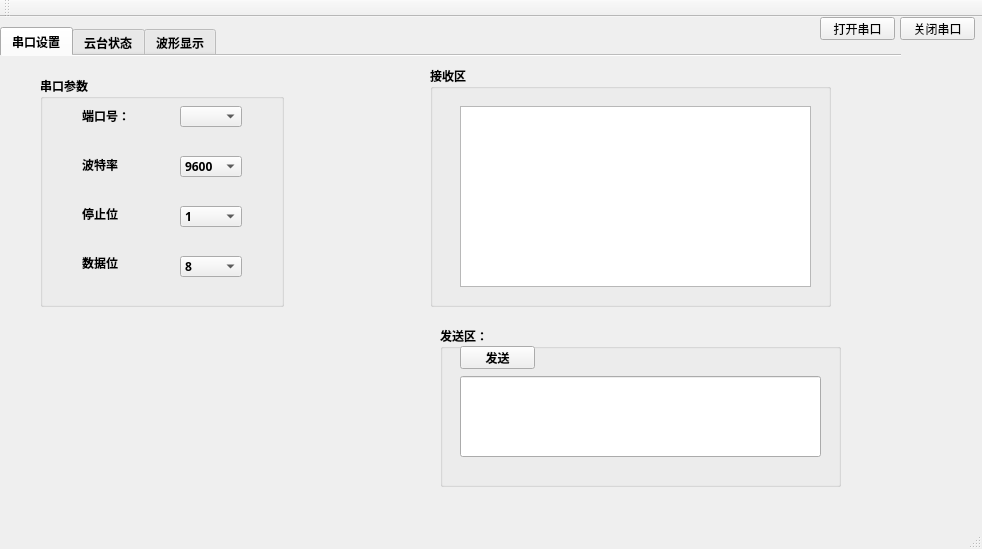
<?xml version="1.0" encoding="UTF-8"?>
<ui version="4.0">
 <class>MainWindow</class>
 <widget class="QMainWindow" name="MainWindow">
  <property name="enabled">
   <bool>true</bool>
  </property>
  <property name="geometry">
   <rect>
    <x>0</x>
    <y>0</y>
    <width>982</width>
    <height>549</height>
   </rect>
  </property>
  <property name="windowTitle">
   <string>无人机吊舱地面站V1.0</string>
  </property>
  <property name="windowIcon">
   <iconset resource="icon.qrc">
    <normaloff>:/file/image/Paper_airplane_24px_1181455_easyicon.net.ico</normaloff>:/file/image/Paper_airplane_24px_1181455_easyicon.net.ico</iconset>
  </property>
  <property name="animated">
   <bool>true</bool>
  </property>
  <property name="tabShape">
   <enum>QTabWidget::Triangular</enum>
  </property>
  <widget class="QWidget" name="centralWidget">
   <widget class="QTabWidget" name="tabWidget">
    <property name="geometry">
     <rect>
      <x>0</x>
      <y>10</y>
      <width>901</width>
      <height>511</height>
     </rect>
    </property>
    <property name="font">
     <font>
      <family>仿宋</family>
      <weight>75</weight>
      <bold>true</bold>
      <underline>false</underline>
     </font>
    </property>
    <property name="focusPolicy">
     <enum>Qt::TabFocus</enum>
    </property>
    <property name="contextMenuPolicy">
     <enum>Qt::DefaultContextMenu</enum>
    </property>
    <property name="acceptDrops">
     <bool>false</bool>
    </property>
    <property name="layoutDirection">
     <enum>Qt::LeftToRight</enum>
    </property>
    <property name="styleSheet">
     <string notr="true"/>
    </property>
    <property name="tabPosition">
     <enum>QTabWidget::North</enum>
    </property>
    <property name="tabShape">
     <enum>QTabWidget::Rounded</enum>
    </property>
    <property name="currentIndex">
     <number>0</number>
    </property>
    <property name="elideMode">
     <enum>Qt::ElideRight</enum>
    </property>
    <property name="usesScrollButtons">
     <bool>false</bool>
    </property>
    <property name="documentMode">
     <bool>true</bool>
    </property>
    <property name="tabsClosable">
     <bool>false</bool>
    </property>
    <property name="movable">
     <bool>false</bool>
    </property>
    <property name="tabBarAutoHide">
     <bool>false</bool>
    </property>
    <widget class="QWidget" name="tab_settings">
     <attribute name="title">
      <string>串口设置</string>
     </attribute>
     <attribute name="toolTip">
      <string>&lt;html&gt;&lt;head/&gt;&lt;body&gt;&lt;p&gt;111&lt;/p&gt;&lt;/body&gt;&lt;/html&gt;</string>
     </attribute>
     <widget class="QGroupBox" name="groupBox_3">
      <property name="geometry">
       <rect>
        <x>430</x>
        <y>10</y>
        <width>401</width>
        <height>241</height>
       </rect>
      </property>
      <property name="title">
       <string>接收区</string>
      </property>
      <widget class="QTextBrowser" name="ReceivedText">
       <property name="geometry">
        <rect>
         <x>30</x>
         <y>40</y>
         <width>351</width>
         <height>181</height>
        </rect>
       </property>
      </widget>
     </widget>
     <widget class="QGroupBox" name="groupBox_2">
      <property name="geometry">
       <rect>
        <x>440</x>
        <y>270</y>
        <width>401</width>
        <height>161</height>
       </rect>
      </property>
      <property name="title">
       <string>发送区：</string>
      </property>
      <widget class="QLineEdit" name="SendText">
       <property name="geometry">
        <rect>
         <x>20</x>
         <y>50</y>
         <width>361</width>
         <height>81</height>
        </rect>
       </property>
      </widget>
      <widget class="QPushButton" name="SendButton">
       <property name="geometry">
        <rect>
         <x>20</x>
         <y>20</y>
         <width>75</width>
         <height>23</height>
        </rect>
       </property>
       <property name="text">
        <string>发送</string>
       </property>
      </widget>
     </widget>
     <widget class="QGroupBox" name="groupBox_7">
      <property name="geometry">
       <rect>
        <x>40</x>
        <y>20</y>
        <width>244</width>
        <height>231</height>
       </rect>
      </property>
      <property name="font">
       <font>
        <weight>75</weight>
        <bold>true</bold>
       </font>
      </property>
      <property name="title">
       <string>串口参数</string>
      </property>
      <widget class="QComboBox" name="comboBox_portName">
       <property name="geometry">
        <rect>
         <x>140</x>
         <y>30</y>
         <width>62</width>
         <height>21</height>
        </rect>
       </property>
      </widget>
      <widget class="QComboBox" name="comboBox_Bandrate">
       <property name="geometry">
        <rect>
         <x>140</x>
         <y>80</y>
         <width>62</width>
         <height>21</height>
        </rect>
       </property>
       <item>
        <property name="text">
         <string>9600</string>
        </property>
       </item>
       <item>
        <property name="text">
         <string>3200</string>
        </property>
       </item>
       <item>
        <property name="text">
         <string>115200</string>
        </property>
       </item>
      </widget>
      <widget class="QComboBox" name="comboBox_Stopbit">
       <property name="geometry">
        <rect>
         <x>140</x>
         <y>130</y>
         <width>62</width>
         <height>21</height>
        </rect>
       </property>
       <item>
        <property name="text">
         <string>1</string>
        </property>
       </item>
       <item>
        <property name="text">
         <string>1.5</string>
        </property>
       </item>
       <item>
        <property name="text">
         <string>2</string>
        </property>
       </item>
      </widget>
      <widget class="QLabel" name="label">
       <property name="geometry">
        <rect>
         <x>42</x>
         <y>32</y>
         <width>52</width>
         <height>16</height>
        </rect>
       </property>
       <property name="text">
        <string>端口号：</string>
       </property>
      </widget>
      <widget class="QLabel" name="label_2">
       <property name="geometry">
        <rect>
         <x>42</x>
         <y>81</y>
         <width>39</width>
         <height>16</height>
        </rect>
       </property>
       <property name="text">
        <string>波特率</string>
       </property>
      </widget>
      <widget class="QLabel" name="label_3">
       <property name="geometry">
        <rect>
         <x>42</x>
         <y>130</y>
         <width>39</width>
         <height>16</height>
        </rect>
       </property>
       <property name="text">
        <string>停止位</string>
       </property>
      </widget>
      <widget class="QLabel" name="label_4">
       <property name="geometry">
        <rect>
         <x>42</x>
         <y>179</y>
         <width>39</width>
         <height>16</height>
        </rect>
       </property>
       <property name="text">
        <string>数据位</string>
       </property>
      </widget>
      <widget class="QComboBox" name="comboBox_databit">
       <property name="geometry">
        <rect>
         <x>140</x>
         <y>180</y>
         <width>62</width>
         <height>21</height>
        </rect>
       </property>
       <item>
        <property name="text">
         <string>8</string>
        </property>
       </item>
       <item>
        <property name="text">
         <string>7</string>
        </property>
       </item>
       <item>
        <property name="text">
         <string>6</string>
        </property>
       </item>
       <item>
        <property name="text">
         <string>5</string>
        </property>
       </item>
      </widget>
     </widget>
    </widget>
    <widget class="QWidget" name="tab_4">
     <attribute name="title">
      <string>云台状态</string>
     </attribute>
     <widget class="QGroupBox" name="groupBox">
      <property name="geometry">
       <rect>
        <x>10</x>
        <y>20</y>
        <width>241</width>
        <height>181</height>
       </rect>
      </property>
      <property name="title">
       <string>横滚</string>
      </property>
      <widget class="QTextEdit" name="Roll_Display">
       <property name="geometry">
        <rect>
         <x>100</x>
         <y>20</y>
         <width>101</width>
         <height>31</height>
        </rect>
       </property>
      </widget>
      <widget class="QTextEdit" name="Pitch_Display">
       <property name="geometry">
        <rect>
         <x>100</x>
         <y>80</y>
         <width>101</width>
         <height>31</height>
        </rect>
       </property>
      </widget>
      <widget class="QTextEdit" name="Yaw_Display">
       <property name="geometry">
        <rect>
         <x>100</x>
         <y>130</y>
         <width>101</width>
         <height>31</height>
        </rect>
       </property>
      </widget>
      <widget class="QLabel" name="label_16">
       <property name="geometry">
        <rect>
         <x>20</x>
         <y>30</y>
         <width>41</width>
         <height>16</height>
        </rect>
       </property>
       <property name="frameShape">
        <enum>QFrame::Box</enum>
       </property>
       <property name="frameShadow">
        <enum>QFrame::Sunken</enum>
       </property>
       <property name="text">
        <string>Roll</string>
       </property>
      </widget>
      <widget class="QLabel" name="label_17">
       <property name="geometry">
        <rect>
         <x>20</x>
         <y>90</y>
         <width>41</width>
         <height>16</height>
        </rect>
       </property>
       <property name="frameShape">
        <enum>QFrame::Box</enum>
       </property>
       <property name="frameShadow">
        <enum>QFrame::Sunken</enum>
       </property>
       <property name="text">
        <string>Pitch</string>
       </property>
      </widget>
      <widget class="QLabel" name="label_18">
       <property name="geometry">
        <rect>
         <x>20</x>
         <y>140</y>
         <width>41</width>
         <height>16</height>
        </rect>
       </property>
       <property name="frameShape">
        <enum>QFrame::Box</enum>
       </property>
       <property name="frameShadow">
        <enum>QFrame::Sunken</enum>
       </property>
       <property name="text">
        <string>Yaw</string>
       </property>
      </widget>
     </widget>
     <widget class="QGroupBox" name="groupBox_5">
      <property name="geometry">
       <rect>
        <x>340</x>
        <y>40</y>
        <width>541</width>
        <height>321</height>
       </rect>
      </property>
      <property name="title">
       <string>角度</string>
      </property>
      <widget class="QwtDial" name="Dial_Roll" native="true">
       <property name="geometry">
        <rect>
         <x>36</x>
         <y>22</y>
         <width>150</width>
         <height>280</height>
        </rect>
       </property>
       <property name="lineWidth" stdset="0">
        <number>4</number>
       </property>
      </widget>
      <widget class="QwtDial" name="Dial_Pitch" native="true">
       <property name="geometry">
        <rect>
         <x>206</x>
         <y>22</y>
         <width>150</width>
         <height>280</height>
        </rect>
       </property>
       <property name="lineWidth" stdset="0">
        <number>4</number>
       </property>
      </widget>
      <widget class="QwtDial" name="Dial_Yaw" native="true">
       <property name="geometry">
        <rect>
         <x>370</x>
         <y>22</y>
         <width>150</width>
         <height>280</height>
        </rect>
       </property>
       <property name="lineWidth" stdset="0">
        <number>4</number>
       </property>
      </widget>
      <widget class="QLabel" name="label_15">
       <property name="geometry">
        <rect>
         <x>80</x>
         <y>60</y>
         <width>39</width>
         <height>16</height>
        </rect>
       </property>
       <property name="frameShape">
        <enum>QFrame::Box</enum>
       </property>
       <property name="frameShadow">
        <enum>QFrame::Sunken</enum>
       </property>
       <property name="text">
        <string>Roll</string>
       </property>
      </widget>
      <widget class="QLabel" name="label_11">
       <property name="geometry">
        <rect>
         <x>250</x>
         <y>60</y>
         <width>46</width>
         <height>16</height>
        </rect>
       </property>
       <property name="frameShape">
        <enum>QFrame::Box</enum>
       </property>
       <property name="frameShadow">
        <enum>QFrame::Sunken</enum>
       </property>
       <property name="text">
        <string>Pitch</string>
       </property>
      </widget>
      <widget class="QLabel" name="label_12">
       <property name="geometry">
        <rect>
         <x>420</x>
         <y>60</y>
         <width>41</width>
         <height>21</height>
        </rect>
       </property>
       <property name="frameShape">
        <enum>QFrame::Box</enum>
       </property>
       <property name="frameShadow">
        <enum>QFrame::Sunken</enum>
       </property>
       <property name="text">
        <string>Yaw</string>
       </property>
      </widget>
      <widget class="QWidget" name="layoutWidget">
       <property name="geometry">
        <rect>
         <x>0</x>
         <y>0</y>
         <width>100</width>
         <height>30</height>
        </rect>
       </property>
       <layout class="QHBoxLayout" name="horizontalLayout_2"/>
      </widget>
     </widget>
     <widget class="QGroupBox" name="groupBox_6">
      <property name="geometry">
       <rect>
        <x>10</x>
        <y>210</y>
        <width>311</width>
        <height>151</height>
       </rect>
      </property>
      <property name="title">
       <string>GroupBox</string>
      </property>
      <widget class="QwtThermo" name="Thermo_Roll" native="true">
       <property name="geometry">
        <rect>
         <x>60</x>
         <y>30</y>
         <width>200</width>
         <height>41</height>
        </rect>
       </property>
       <property name="autoFillBackground">
        <bool>true</bool>
       </property>
       <property name="styleSheet">
        <string notr="true">backgroundcolor:rgb(255, 0, 0)</string>
       </property>
       <property name="alarmEnabled" stdset="0">
        <bool>true</bool>
       </property>
       <property name="pipeWidth" stdset="0">
        <number>15</number>
       </property>
      </widget>
      <widget class="QwtThermo" name="Thermo_Pitch" native="true">
       <property name="geometry">
        <rect>
         <x>60</x>
         <y>70</y>
         <width>200</width>
         <height>41</height>
        </rect>
       </property>
       <property name="styleSheet">
        <string notr="true">backgroundcolor:rgb(0, 0, 255)</string>
       </property>
       <property name="alarmEnabled" stdset="0">
        <bool>true</bool>
       </property>
       <property name="pipeWidth" stdset="0">
        <number>15</number>
       </property>
      </widget>
      <widget class="QwtThermo" name="Thermo_Yaw" native="true">
       <property name="geometry">
        <rect>
         <x>60</x>
         <y>110</y>
         <width>200</width>
         <height>31</height>
        </rect>
       </property>
       <property name="styleSheet">
        <string notr="true">backgroundcolor:rgb(0, 255, 127)</string>
       </property>
       <property name="alarmEnabled" stdset="0">
        <bool>true</bool>
       </property>
       <property name="pipeWidth" stdset="0">
        <number>15</number>
       </property>
      </widget>
      <widget class="QLabel" name="label_9">
       <property name="geometry">
        <rect>
         <x>10</x>
         <y>30</y>
         <width>41</width>
         <height>16</height>
        </rect>
       </property>
       <property name="frameShape">
        <enum>QFrame::Box</enum>
       </property>
       <property name="frameShadow">
        <enum>QFrame::Sunken</enum>
       </property>
       <property name="text">
        <string>Roll</string>
       </property>
      </widget>
      <widget class="QLabel" name="label_10">
       <property name="geometry">
        <rect>
         <x>270</x>
         <y>30</y>
         <width>54</width>
         <height>12</height>
        </rect>
       </property>
       <property name="text">
        <string>65536</string>
       </property>
      </widget>
      <widget class="QLabel" name="label_13">
       <property name="geometry">
        <rect>
         <x>270</x>
         <y>70</y>
         <width>54</width>
         <height>12</height>
        </rect>
       </property>
       <property name="text">
        <string>65536</string>
       </property>
      </widget>
      <widget class="QLabel" name="label_14">
       <property name="geometry">
        <rect>
         <x>270</x>
         <y>110</y>
         <width>54</width>
         <height>12</height>
        </rect>
       </property>
       <property name="text">
        <string>65536</string>
       </property>
      </widget>
      <widget class="QLabel" name="label_19">
       <property name="geometry">
        <rect>
         <x>10</x>
         <y>70</y>
         <width>41</width>
         <height>16</height>
        </rect>
       </property>
       <property name="frameShape">
        <enum>QFrame::Box</enum>
       </property>
       <property name="frameShadow">
        <enum>QFrame::Sunken</enum>
       </property>
       <property name="text">
        <string>Pitch</string>
       </property>
      </widget>
      <widget class="QLabel" name="label_20">
       <property name="geometry">
        <rect>
         <x>10</x>
         <y>110</y>
         <width>41</width>
         <height>16</height>
        </rect>
       </property>
       <property name="frameShape">
        <enum>QFrame::Box</enum>
       </property>
       <property name="frameShadow">
        <enum>QFrame::Sunken</enum>
       </property>
       <property name="text">
        <string>Yaw</string>
       </property>
      </widget>
     </widget>
    </widget>
    <widget class="QWidget" name="tab">
     <attribute name="title">
      <string>波形显示</string>
     </attribute>
     <widget class="QGroupBox" name="groupBox_4">
      <property name="geometry">
       <rect>
        <x>10</x>
        <y>0</y>
        <width>851</width>
        <height>451</height>
       </rect>
      </property>
      <property name="title">
       <string>三轴角度</string>
      </property>
      <widget class="QwtPlot" name="qwtPlot">
       <property name="geometry">
        <rect>
         <x>10</x>
         <y>60</y>
         <width>801</width>
         <height>331</height>
        </rect>
       </property>
      </widget>
     </widget>
    </widget>
   </widget>
   <widget class="QPushButton" name="OpenserialPort">
    <property name="geometry">
     <rect>
      <x>820</x>
      <y>0</y>
      <width>75</width>
      <height>23</height>
     </rect>
    </property>
    <property name="text">
     <string>打开串口</string>
    </property>
   </widget>
   <widget class="QPushButton" name="CloseSerialPort">
    <property name="geometry">
     <rect>
      <x>900</x>
      <y>0</y>
      <width>75</width>
      <height>23</height>
     </rect>
    </property>
    <property name="text">
     <string>关闭串口</string>
    </property>
   </widget>
  </widget>
  <widget class="QToolBar" name="mainToolBar">
   <attribute name="toolBarArea">
    <enum>TopToolBarArea</enum>
   </attribute>
   <attribute name="toolBarBreak">
    <bool>false</bool>
   </attribute>
  </widget>
  <widget class="QStatusBar" name="statusBar"/>
 </widget>
 <layoutdefault spacing="6" margin="11"/>
 <customwidgets>
  <customwidget>
   <class>QwtPlot</class>
   <extends>QFrame</extends>
   <header>qwt_plot.h</header>
   <container>1</container>
  </customwidget>
  <customwidget>
   <class>QwtDial</class>
   <extends>QWidget</extends>
   <header>qwt_dial.h</header>
  </customwidget>
  <customwidget>
   <class>QwtThermo</class>
   <extends>QWidget</extends>
   <header>qwt_thermo.h</header>
  </customwidget>
 </customwidgets>
 <resources>
  <include location="icon.qrc"/>
 </resources>
 <connections/>
</ui>
